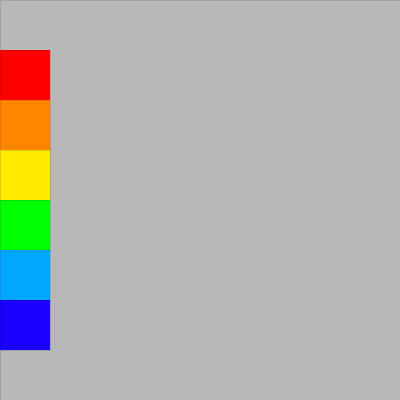
Frame 1 (no input)
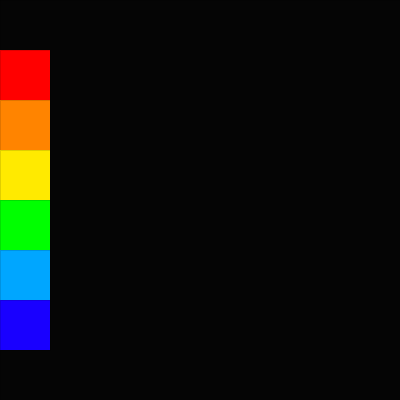
Frame 60 (the mouse pressed at the canvas centre just before this capture)
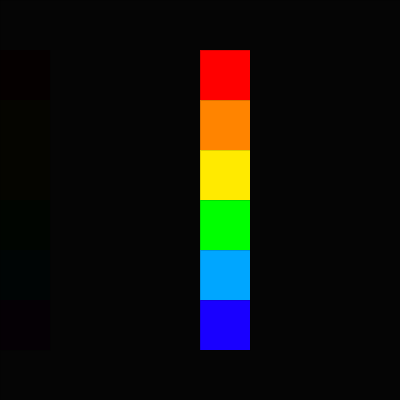
Frame 120 (the mouse held since frame 60 and released just before this capture)

The Processing sketch that drew these frames (run headless with seeded random() and noise(); from frame 60 on, the mouse is pressed at the canvas centre):

// Processing sketch: sketchone
// ── sketchone.pde

//x,y,w,h
void setup () {
  size (400,400);
  noCursor();
}
void draw(){
  
strokeWeight(0);

fill(0,0,0,25);
rect(0,0,width,height);
fill(255,0,0);

rect(mouseX,50,50,50);
fill(255,132,0);

rect(mouseX,100,50,50);
fill(255,234,0);

rect(mouseX,150,50,50);
fill(0,255,0);

rect(mouseX,200,50,50);
fill(0,166,255);

rect(mouseX,250,50,50);
fill(25,0,255);

rect(mouseX,300,50,50);
fill(102,0,255);


}
